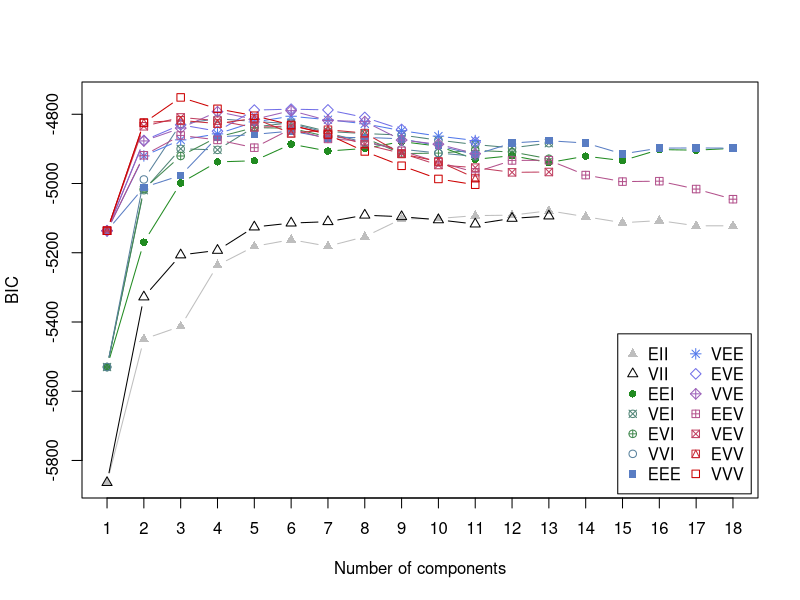

Recreate this plot in R.
## ---- chunk 1
knitr::opts_chunk$set(echo = TRUE)
## ---- chunk 2
library(mclust)
data("diabetes")
## ---- chunk 3
str(diabetes)
## ---- chunk 4
X = diabetes[, -1]
dim(X)
## ---- chunk 5
K = 3
res = Mclust(X, K)
## ---- chunk 6
res$parameters$pro
## ---- chunk 7
t(res$parameters$mean)
## ---- chunk 8
tau = res$z
cl = apply(tau, 1, which.max)
# alternative
threshold = 0.6
tau_max = apply(tau, 1, max)
tau_threshold = tau[tau_max>threshold, ]
cl_threshold = apply(tau_threshold, 1, which.max)
## ---- chunk 9
res = Mclust(X, G=1:18) # EM a tourné : 18*14 fois
plot(res, what="BIC")
## ---- chunk 10
res$G
## ---- chunk 11
res$modelName
## ---- chunk 12
res$parameters$pro
## ---- chunk 13
t(res$parameters$mean)
## ---- chunk 14
tau = res$z
cl = apply(tau, 1, which.max)
table(cl, diabetes$class)
